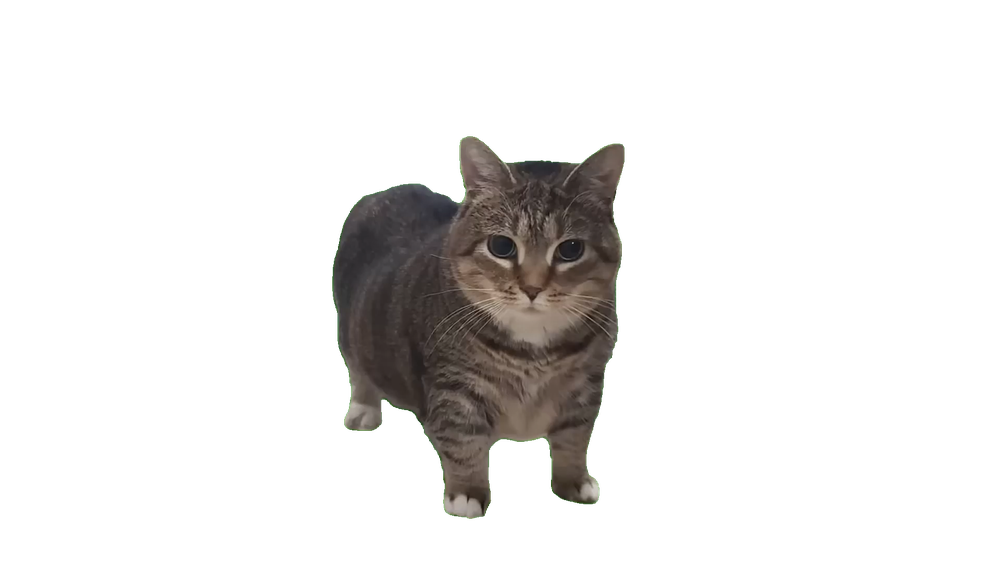
#> input picture static/images/spinning_cat/untitled_00001.png, 1000 x 562 px, shrunk from 1920 x 1080 before the run; its folder holds only this picture in this run
$ python cropper.py
#> lines starting #> are read from the running program, lines starting #| are printed output that depends on the picture
import os
import glob
from PIL import Image
from concurrent.futures import ProcessPoolExecutor, as_completed

# Directories
input_dir = 'spinning_cat'
output_dir = 'spinning_cat_cropped'

# Ensure output directory exists
def ensure_output_dir():
    if not os.path.exists(output_dir):
        os.makedirs(output_dir)

# Process a single image: crop transparent borders and save
def process_image(filepath):
#> called with filepath = 'spinning_cat/untitled_00001.png'
    try:
        img = Image.open(filepath)
#> img is the input picture: PIL image 1000x562 RGBA; mean R, G, B, A 12.5, 11.2, 10.1, 35.1
        if img.mode != 'RGBA':
            img = img.convert('RGBA')
        alpha = img.split()[-1]
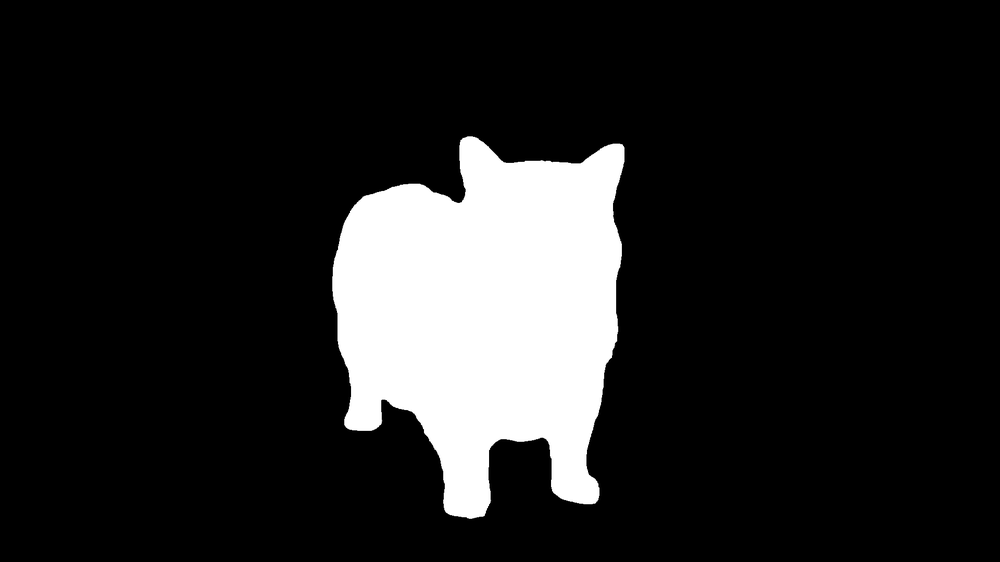
#> alpha: PIL image 1000x562 L; min 0, max 255, mean 35.1
        bbox = alpha.getbbox()
#> bbox = (330, 134, 627, 521)
        cropped = img.crop(bbox) if bbox else img
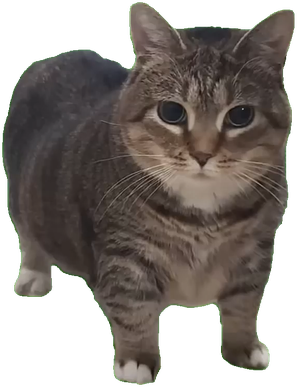
#> cropped: PIL image 297x387 RGBA; mean R, G, B, A 60.9, 54.8, 49.2, 171.6; transparent parts drawn white
        filename = os.path.basename(filepath)
        out_path = os.path.join(output_dir, filename)
        cropped.save(out_path)
        return out_path, None
    except Exception as e:
        return filepath, e

# Main execution: parallel processing

def main():
    ensure_output_dir()
    pattern = os.path.join(input_dir, 'untitled_*.png')
    files = sorted(glob.glob(pattern))
    if not files:
        print(f"No files found in '{input_dir}' with pattern 'untitled_*.png'.")
        return

    with ProcessPoolExecutor() as executor:
        futures = {executor.submit(process_image, fp): fp for fp in files}
        for future in as_completed(futures):
            fp = futures[future]
            out_path, error = future.result()
            if error:
                print(f"Error processing {fp}: {error}")
            else:
                print(f"Cropped and saved: {out_path}")

    print("Processing complete.")

if __name__ == '__main__':
    main()
